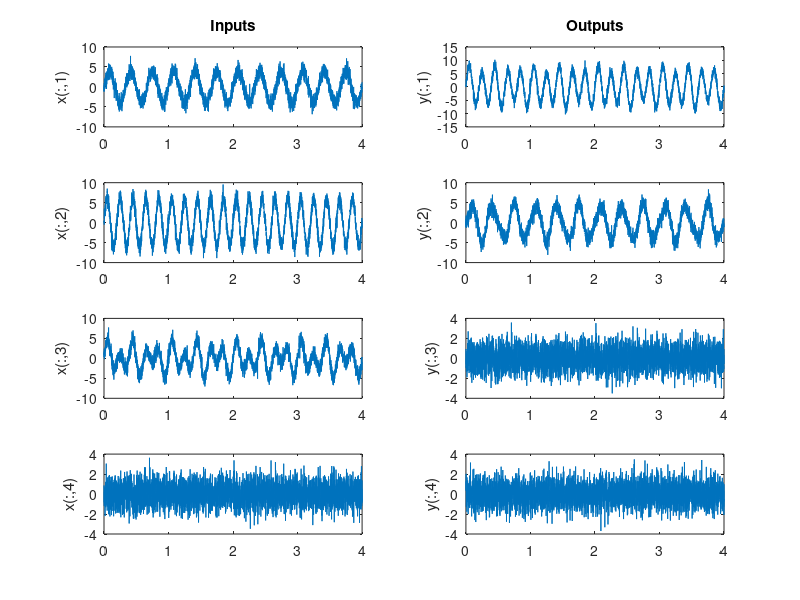

MATLAB code to generate this figure:
% PCAdemo
% demonstration of how Principal Components Analysis performs
% dimensionality reduction

% we start with a 4-dimensional dataset (e.g. four time-series datasets)
% perform PCA
% and then plot the output 4-dimensional dataset to illustrate how the
% first dimensions account for most of the variance in the original data

f1 = 3; % (Hz) frequency
f2 = 5;

t = 0:0.001:4; % (s) time vector

x(:,1) = 4*sin(2*pi*f1*t) + randn(size(t));
x(:,2) = 6*sin(2*pi*f2*t) + randn(size(t));
x(:,3) = 2*sin(2*pi*f1*t) + 3*sin(2*pi*f2*t) + randn(size(t));
x(:,4) = randn(size(t));

%% PCA

[~,y] = pca(x);


%% PLOTTING
figure
for a = 1:4
    subplot(4,2,2*a-1)
    plot(t,x(:,a))
    ylabel(sprintf('x(:,%d)',a))

    subplot(4,2,2*a)
    plot(t,y(:,a))
    ylabel(sprintf('y(:,%d)',a))
end

subplot(4,2,1)
title('Inputs')
subplot(4,2,2)
title('Outputs')